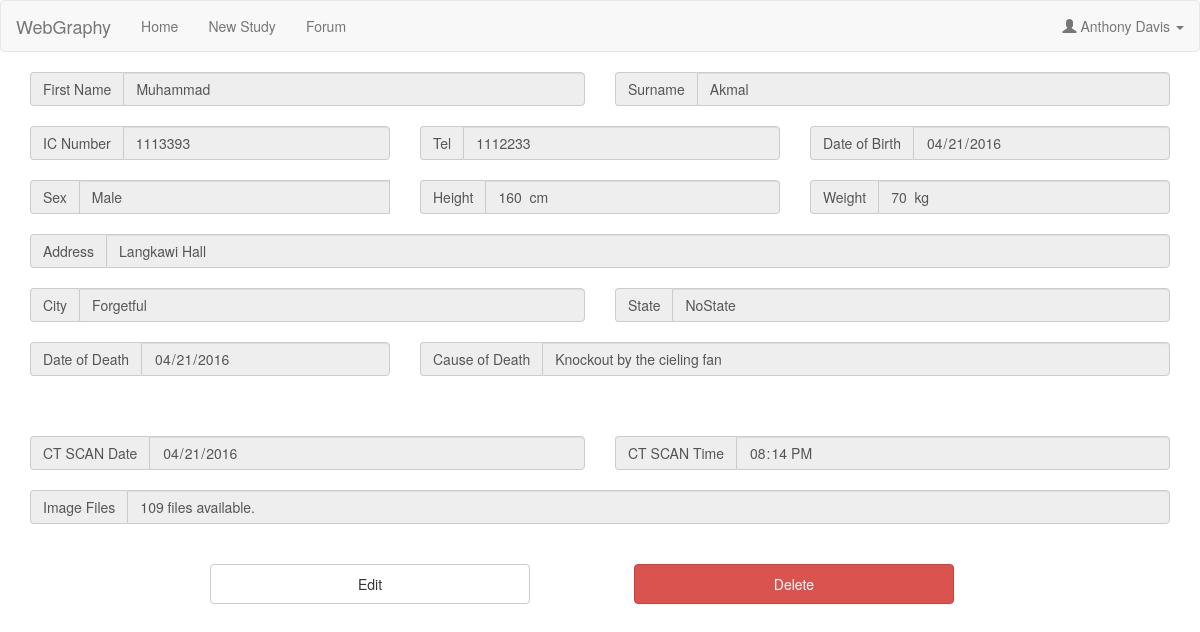
Screenshot of /studyProfile.php?add=8 (signed in) with the database file from the repository.
### tables this page shows
CREATE TABLE `referees` (
  `referreeID` int(11) NOT NULL,
  `userID` int(11) NOT NULL,
  `firstName` varchar(255) NOT NULL,
  `surName` varchar(255) NOT NULL,
  `surgeryID` int(11) NOT NULL
);

CREATE TABLE `studyobject` (
  `objectID` int(11) NOT NULL,
  `objectFirstname` varchar(255) NOT NULL,
  `objectSurname` varchar(255) NOT NULL,
  `ICNumber` int(11) NOT NULL,
  `telephone` int(11) NOT NULL,
  `DOB` date NOT NULL,
  `Sex` varchar(10) NOT NULL,
  `height` smallint(6) NOT NULL,
  `weight` smallint(6) NOT NULL,
  `homeAddress` varchar(255) NOT NULL,
  `homeCity` varchar(255) NOT NULL,
  `homeState` varchar(255) NOT NULL,
  `DOD` date NOT NULL,
  `deathCause` varchar(255) NOT NULL
);

CREATE TABLE `ctscan` (
  `CTScanID` int(11) NOT NULL,
  `date` date NOT NULL,
  `time` time NOT NULL,
  `objectID` int(11) NOT NULL
);

### getUsername.php (called while the page is built, shortened)
<?php
include ('conn.php');
$userID = $_SESSION['user_id'];
if( $_SESSION['user_type'] == 'admin'){
	$sql = "SELECT * FROM administrators WHERE userID = '$userID'";
}else{
	$sql = "SELECT * FROM referees WHERE userID = '$userID'";
}
			$result = $conn->query($sql);
			$row = $result->fetch_assoc();
			$fName=$row['firstName'];
			$sName=$row['surName'];
?>

### studyProfile.php (the view, shortened to what this page needs)
<!DOCTYPE html>
<!DOCTYPE html>
<?php include ('study_GET.php');?>
<html lang="en">
<head>
  <link rel="stylesheet" href="http://maxcdn.bootstrapcdn.com/bootstrap/3.3.6/css/bootstrap.min.css">
  <link href="css/input.css" rel="stylesheet">
</head>
<body>
	<div class="navBar">
		<?php
		$include ="";
		include 'navBar.php';?>
	</div>
	<div class="container">
								<form class="form-horizontal" method="post" action="study_update.php?add=<?php echo $_GET['add'];?>&scanid=<?php echo $scanID; ?>">
				<div class="row">
					<div class="col-lg-6">
						<div class="input-group">
							<span class="input-group-addon" id="basic-addon2">First Name</span>
							<input type="text" name="objectFN"  class="form-control" id="disabledInput" style="cursor:default;" value="<?php echo $objectfName; ?>" disabled>
						</div>
					</div>
					<div class = "col-lg-6">
						<div class="input-group">
							<span class="input-group-addon" id="basic-addon3">Surname</span>
							<input type="text" name="objectSN" class="form-control" placeholder="Enter Deceased Surname"  id="disabledInput" style="cursor:default;" value="<?php echo $objectsName; ?>" disabled>
						</div>
					</div>
				</div>
				<br>
				<div class="row">
					<div class="col-lg-4">
						<div class="input-group">
							<span class="input-group-addon" id="basic-addon2">IC Number</span>
							<input type="number"  name="objectIC" class="form-control" placeholder="Enter Deceased IC Number" id="disabledInput" style="cursor:default;" value="<?php echo $objectIC; ?>" disabled>
						</div>
					</div>
					<div class="col-lg-4">
						<div class="input-group">
							<span class="input-group-addon" id="basic-addon2">Tel</span>
							<input type="number" name="objectTel" class="form-control" id="disabledInput" style="cursor:default;" value="<?php echo $objectTEL; ?>" disabled>
						</div>
					</div>
					<div class="col-lg-4">
						<div class="input-group">
							<span class="input-group-addon" id="basic-addon2">Date of Birth</span>
							<input type="date" name="objectDOB" class="form-control" id="disabledInput" style="cursor:default;" value="<?php echo $objectDOB; ?>" disabled>
						</div>
					</div>
				</div>
					<br>
				<div class ="row">
					<div class="col-lg-4">
					<div class="input-group">
						<span class="input-group-addon" id="basic-addon2">Sex</span>
							<input class="form-control" id="sel1" name="objectSex" id="disabledInput" style="cursor:default;" value="<?php echo $objectSEX; ?>" disabled>
						<br>
					</div>
					</div>
					<div class="col-lg-4">
						<div class="input-group">
							<span class="input-group-addon" id="basic-addon2">Height</span>
							<input type="text" name="objectHeight" class="form-control" id="disabledInput" style="cursor:default;" value="<?php echo $objectHeight; ?>  cm" disabled>
						</div>
					</div>
					<div class="col-lg-4">
						<div class="input-group">
							<span class="input-group-addon" id="basic-addon2">Weight</span>
							<input type="text" name="objectWeight" class="form-control" id="disabledInput" style="cursor:default;" value="<?php echo $objectWeight; ?>  kg" disabled>
						</div>
					</div>
				</div>
				<br>
				<div class="row">
					<div class="col-lg-12">
						<div class="input-group">
							<span class="input-group-addon" id="basic-addon2">Address</span>
							<input type="text" name="objectAdd" class="form-control"id="disabledInput" style="cursor:default;" value="<?php echo $objectAddress; ?>" disabled>
						</div>
					</div>
				</div>
				<br>
				<div class ="row">
					<div class="col-lg-6">
						<div class="input-group">
							<span class="input-group-addon" id="basic-addon2">City</span>
							<input type="text" name="objectCity" class="form-control" id="disabledInput" style="cursor:default;" value="<?php echo $objectCity; ?>" disabled>
						</div>
					</div>
					<div class="col-lg-6">
						<div class="input-group">
							<span class="input-group-addon" id="basic-addon2">State</span>
							<input type="text" name="objectState" class="form-control "id="disabledInput" style="cursor:default;" value="<?php echo $objectState; ?>" disabled >
						</div>
					</div>
				</div>
				<br>
				<div class ="row">
					<div class="col-lg-4">
						<div class="input-group">
							<span class="input-group-addon" id="basic-addon2">Date of Death</span>
							<input type="date" name="objectDOD" class="form-control" id="disabledInput" style="cursor:default;" value="<?php echo $objectDOD; ?>" disabled >
						</div>
					</div>
					<div class="col-lg-8">
						<div class="input-group">
							<span class="input-group-addon" id="basic-addon2">Cause of Death</span>
							<input type="text" name="objectCause" class="form-control" placeholder="Enter The Cause Of Deceased's Death" id="disabledInput" style="cursor:default;" value="<?php echo $objectCause; ?>" disabled >
						</div>
					</div>
				</div>
					<br>
					<br>
					<br>
				<div class="row">
					<div class="col-lg-6">
						<div class="input-group">
							<span class="input-group-addon" id="basic-addon2">CT SCAN Date</span>
							<input type="date" name="CTDate" class="form-control" id="disabledInput" style="cursor:default;" value="<?php echo $scanDate; ?>" disabled>
						</div>
					</div>
					<div class="col-lg-6">
						<div class="input-group">
							<span class="input-group-addon" id="basic-addon2">CT SCAN Time</span>
							<input type="time" name="CTTime" class="form-control"id="disabledInput" style="cursor:default;" value="<?php echo $scanTime; ?>" disabled>
						</div>
					</div>
				</div>
				<br>
					<div class="row">
					<div class="col-lg-12">
						<div class="input-group">
							<span class="input-group-addon" id="basic-addon2">Image Files</span>
							<input type="text" class="form-control"id="disabledInput" style="cursor:default;" value="<?php echo $rowcount . " files available." ?>" disabled>
						</div>
					</div>
				</div>
			<br>
					<br>
					<div class='row'>
						<div class="col-lg-2">
						</div>
						<a href="studyEdit.php?add=<?php echo $_GET['add'];?>"><button  type="button" name="studyEdit_button" class="btn btn-default" style="width: 320px; height: 40px">Edit</button></a>
						<button  name="studyDelete_button" type="submit" class="btn btn-danger" style="width: 320px; margin-left: 100px; height: 40px">Delete</button> </a>
					</div>
					</form>
	</div>
	<br>
</body>
</body>
</html>

### navBar.php (shortened to what this page needs)
<!DOCTYPE html>
<?php
include ('getUsername.php');
?>
<html>
<nav class= "navbar navbar-default">
  <div class="container-fluid">
    <div class="navbar-header">
      <a class="navbar-brand" href="home.php">WebGraphy</a>
    </div>
    <ul class="nav navbar-nav">
      <li class="<?php if ($include=="home"){echo 'active';}?>"><a href="home.php">Home</a></li>
	 <li class="<?php if ($include=="newPatient"){echo 'active';}?>"><a href="studyNew.php">New Study</a></li>
<?php if( $_SESSION['user_type'] != 'admin'):?>
	<li class="<?php if ($include=="forum"){echo 'active';}?>"><a href="forum.php">Forum</a></li>
<?php endif?>
	</ul>
	<form method="post" action="search.php">
	      <ul class="nav navbar-nav navbar-right">
				<li><a class="dropdown-toggle" data-toggle="dropdown" href="#"><span class="glyphicon glyphicon-user"></span><?php echo" " .$fName." " .$sName;?>  <span class="caret"></span></a>
				</li>
		  </ul>
		  </form>
		  </nav>
		  </html>

### rows the page displays
referees: firstName "Anthony", surName "Davis"
studyobject: objectFN "Muhammad", objectSN "Akmal", objectIC "1113393", objectTel "1112233", objectDOB "04/21/2016", objectSex "Male", objectHeight "160 cm", objectWeight "70 kg", objectAdd "Langkawi Hall", objectCity "Forgetful", objectState "NoState", objectDOD "04/21/2016", objectCause "Knockout by the cieling fan", CTDate "04/21/2016", CTTime "20:14:00"
